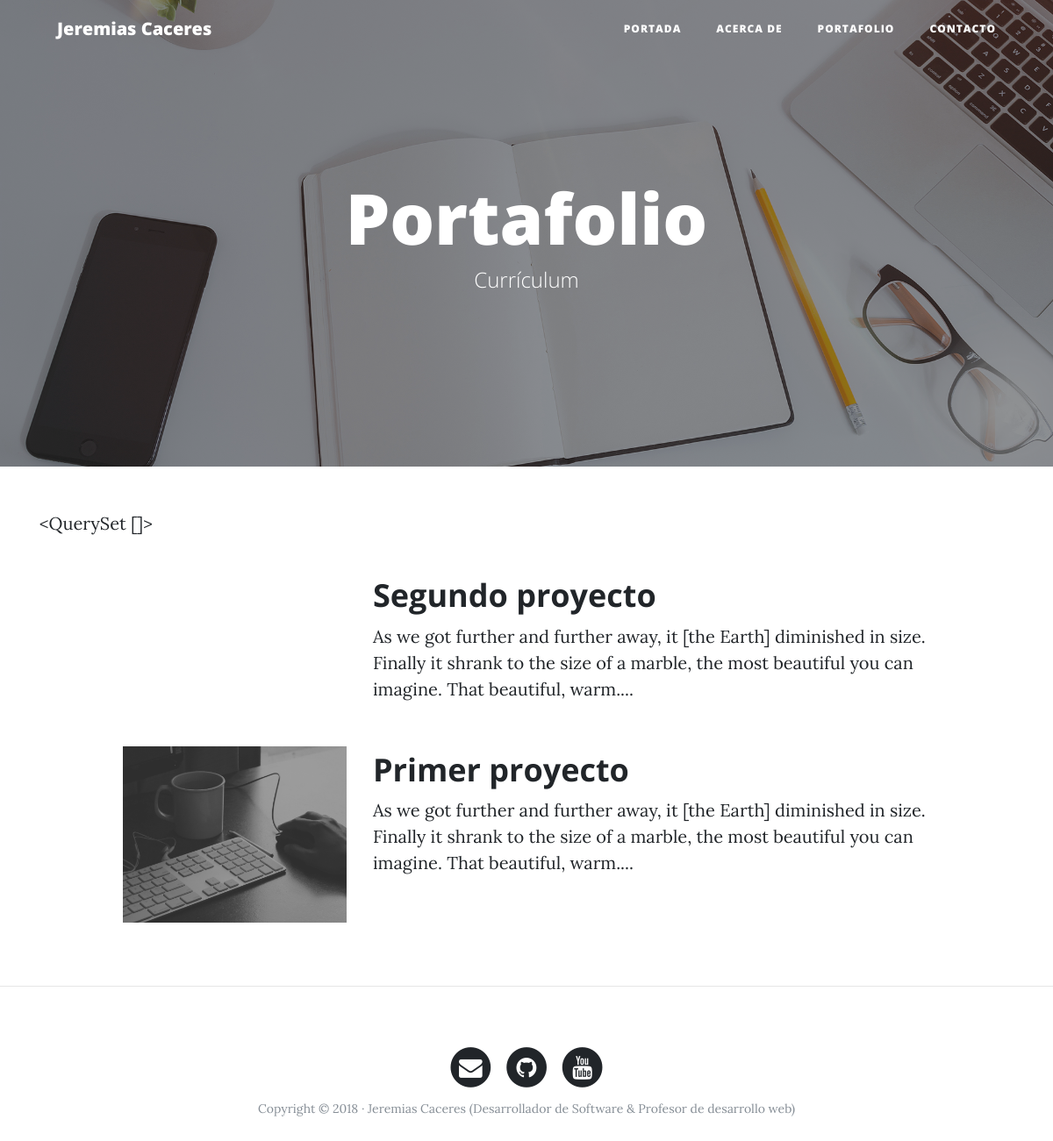
Page /porfolio/ on the earlier database version.
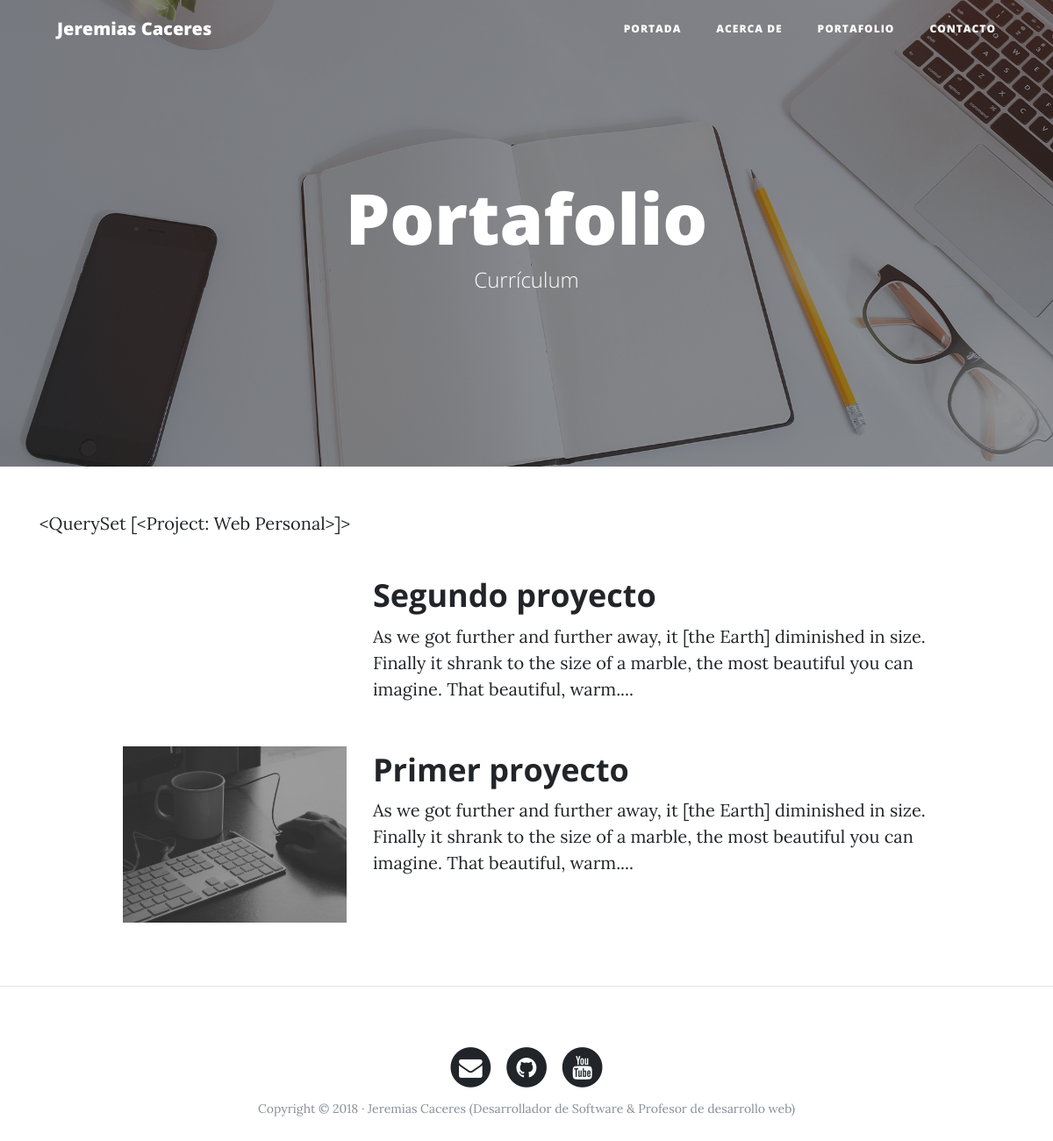
Same page on the later database version.
### portfolio/models.py (models this page shows)
class Project(models.Model):
    title = models.CharField(max_length=200, verbose_name = "Título")
    description = models.TextField(verbose_name = "Descripción")
    image = models.ImageField(verbose_name = "Imagen", upload_to="projects")
    created = models.DateTimeField(auto_now_add=True, verbose_name = "Fecha de creación")
    updated = models.DateTimeField(auto_now=True, verbose_name = "Fecha de modificación")
    class Meta:
        verbose_name = "proyecto"
        verbose_name_plural = "proyectos"
        ordering = ["-created"]
    def __str__(self):
        return self.title

### portfolio/views.py (the view)
# urls.py: path('porfolio/',portfolio_views.portfolio ,name='portfolio'),
def portfolio(request):
    projects = Project.objects.all()
    print(type(projects))
    return render(request, "portfolio/portfolio.html", {'projects':projects})

### portfolio/templates/portfolio/portfolio.html (shortened to what this page needs)
{% extends 'core/base.html' %}
{% load static %}
{% block background %}{% static 'core/img/portfolio-bg.jpg' %}{% endblock %}
{% block headers %}
    <h1>Portafolio</h1>
    <span class="subheading">Currículum</span>
{% endblock %}
{% block content %}
{{projects}}
<div class="row project">
    <div class="col-lg-3 col-md-4 offset-lg-1">
    </div>
    <div class="col-lg-7 col-md-8">
        <h2 class="section-heading title">Segundo proyecto</h2>
        <p>As we got further and further away, it [the Earth] diminished in size. Finally it shrank to the size of a marble, the most beautiful you can imagine. That beautiful, warm....</p>
    </div>
</div>
<div class="row project">
    <div class="col-lg-3 col-md-4 offset-lg-1">
        <img class="img-fluid" src="{% static 'core/img/home-bg.jpg' %}" alt="">
    </div>
    <div class="col-lg-7 col-md-8">
        <h2 class="section-heading title">Primer proyecto</h2>
        <p>As we got further and further away, it [the Earth] diminished in size. Finally it shrank to the size of a marble, the most beautiful you can imagine. That beautiful, warm....</p>
    </div>
</div>
{% endblock %}

### core/templates/core/base.html (shortened to what this page needs)
<!DOCTYPE html>
<html lang="es">
    <head>
        {% load static %}
        <link href="{% static 'core/vendor/bootstrap/css/bootstrap.min.css' %}" rel="stylesheet">
        <link href="{% static 'core/vendor/font-awesome/css/font-awesome.min.css' %}" rel="stylesheet" type="text/css">
        <link href="{% static 'core/css/clean-blog.min.css' %}" rel="stylesheet">
    </head>
    <body>
    <nav class="navbar navbar-expand-lg navbar-light fixed-top" id="mainNav">
        <div class="container">
        <a class="navbar-brand" href="{% url 'home' %}">Jeremias Caceres</a>
        <div class="collapse navbar-collapse" id="navbarResponsive">
            <ul class="navbar-nav ml-auto">
            <li class="nav-item">
                <a class="nav-link" href="{% url 'home' %}">Portada</a>
            </li>
            <li class="nav-item">
                <a class="nav-link" href="{% url 'about' %}">Acerca de</a>
            </li>
            <li class="nav-item">
                <a class="nav-link" href="{% url 'portfolio' %}">Portafolio</a>
            </li>
            <li class="nav-item">
                <a class="nav-link" href="{% url 'contact' %}">Contacto</a>
            </li>
            </ul>
        </div>
        </div>
    </nav>
    <header class="masthead" style="background-image: url('{% block background %}{% endblock %}')">
        <div class="overlay"></div>
        <div class="container">
        <div class="row">
            <div class="col-lg-8 col-md-10 mx-auto">
            <div class="site-heading">
                {% block headers %}{% endblock %} {% comment %} BLOQUE QUE SE INJECTA DE FORMA DIMANICA EN LA CABECERA O HEADER DE LA PAGINA {% endcomment %}
            </div>
            </div>
        </div>
        </div>
    </header>
    <div class="container">
            {% block content %} {% endblock %}
    </div>
    {% if request.path != '/' %}
        <hr>
    {% endif %}
    <footer>
        <div class="container">
        <div class="row">
            <div class="col-lg-8 col-md-10 mx-auto">
            <ul class="list-inline text-center">
                <li class="list-inline-item">
                <a href="#">
                    <span class="fa-stack fa-lg">
                    <i class="fa fa-circle fa-stack-2x"></i>
                    <i class="fa fa-envelope fa-stack-1x fa-inverse"></i>
                    </span>
                </a>
                </li>
                <li class="list-inline-item">
                <a href="#">
                    <span class="fa-stack fa-lg">
                    <i class="fa fa-circle fa-stack-2x"></i>
                    <i class="fa fa-github fa-stack-1x fa-inverse"></i>
                    </span>
                </a>
                </li>
                <li class="list-inline-item">
                <a href="#">
                    <span class="fa-stack fa-lg">
                    <i class="fa fa-circle fa-stack-2x"></i>
                    <i class="fa fa-youtube fa-stack-1x fa-inverse"></i>
                    </span>
                </a>
                </li>
            </ul>
            <p class="copyright text-muted">Copyright &copy; 2018 · Jeremias Caceres (Desarrollador de Software & Profesor de desarrollo web) </p>
            </div>
        </div>
        </div>
    </footer>
    </body>
</html>

Differences in the rows shown:
added Project: title "<QuerySet [<Project: Web Personal>]>"
Other differences:
{{ projects }}: "<QuerySet []>" → (not shown)
